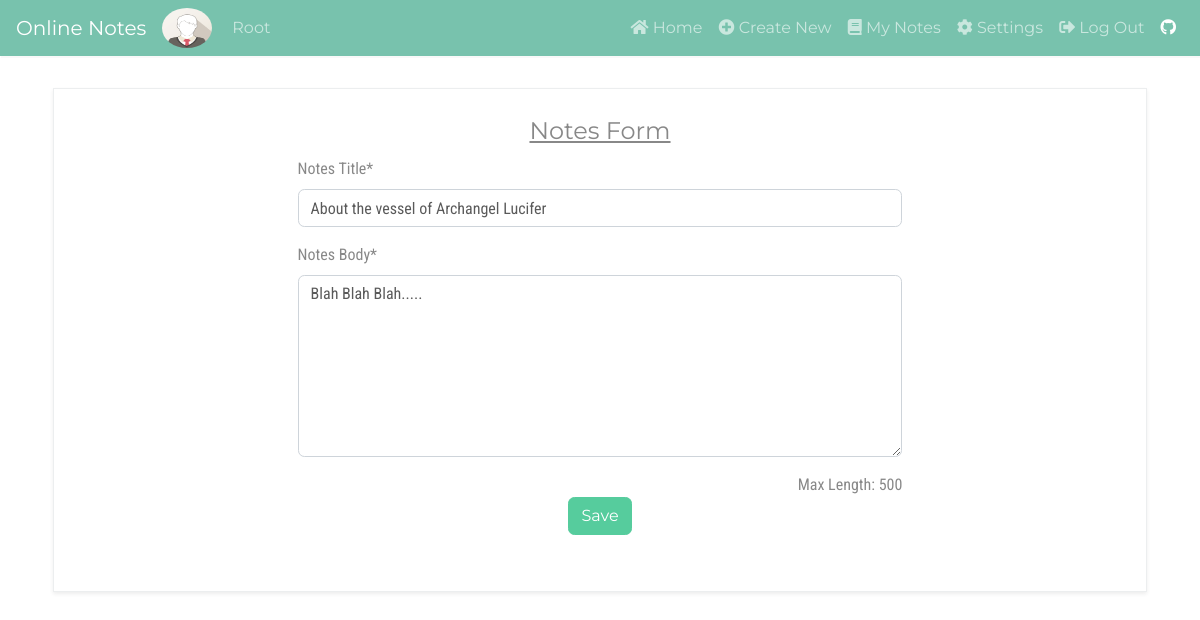
Page /5/update/ (signed in) on the committed database.
### users/models.py (models this page shows, shortened)
class Profile(models.Model):
    user = models.OneToOneField(User, on_delete=models.CASCADE)
    image = models.ImageField(default='default.png', upload_to='profile_pics')

### notes/models.py (models this page shows, shortened)
class Notes(models.Model):
	user = models.ForeignKey(User, on_delete=models.CASCADE)
	title = models.CharField(max_length=150, verbose_name="Notes Title")
	body = models.TextField(max_length=500, verbose_name="Notes Body")
	last_modified = models.DateTimeField(auto_now=True)
	created_on = models.DateTimeField(auto_now_add=True)

### notes/views.py (the view, shortened to what this page needs)
# urls.py: path('<int:pk>/update/', notes_views.NotesUpdateView.as_view(), name="update-notes"),
class NotesUpdateView(LoginRequiredMixin, UpdateView):
	model = Notes
	form_class = NotesUpdateForm

### notes/forms.py
class NotesUpdateForm(forms.ModelForm):
	class Meta:
		model = Notes
		fields = ('title', 'body')
		widgets={
			'body': forms.Textarea(attrs={'cols': 1,'rows': 7}),
		}

### notes/templates/notes/notes_form.html (shortened to what this page needs)
{% extends "users/base.html" %}
{% load crispy_forms_tags %}
{% block content %}
<div class="container mt-4 p-2">
    <form method = "POST" enctype="multipart/form-data" class="p-4 border shadow-sm">
        <fieldset class="form-group">
            <legend class="text-center"><u>Notes Form</u></legend>
            <div class="form-row">
            	<div class="col-md-7 mx-auto">
		            {{form.title | as_crispy_field}}
            	</div>
            </div>
            <div class="form-row">
            	<div class="col-md-7 mx-auto">
		            {{form.body | as_crispy_field}}
		            <div class="clearfix">
		            	<div class="float-right">
		            		Max Length: 500
		            	</div>
		            </div>
            	</div>
            </div><center>
            <div class="form-group">
                <input type="submit" class="btn btn-success" value="Save">
            </div></center>
        </fieldset>
    </form>
</div>
{% endblock %}

### users/templates/users/base.html (shortened to what this page needs)
<!DOCTYPE html>
<html lang="en">
<head>
    <link rel="stylesheet"
    href="https://bootswatch.com/4/minty/bootstrap.min.css">
    <link rel="stylesheet" href="https://use.fontawesome.com/releases/v5.8.1/css/all.css"
>
</head>
<body>
<nav class="navbar navbar-expand-md bg-primary navbar-dark sticky-top"
style="box-shadow: 1px 2px #f9f9f9">
  <a class="navbar-brand" href="{% url 'home' %}">Online Notes</a>
  <div class="collapse navbar-collapse" id="collapsibleNavbar">
    <ul class="navbar-nav mr-auto">
      {% if user.is_authenticated %}
      <img class="rounded-circle img-fluid mr-2" src="{{user.profile.image.url}}"
          alt="{{user.username}} profile image" style="width:50px;height:40px">
      <span class="navbar-text" style="margin-left: 12px; text-transform: capitalize">
        {{user.username}}
      </span>
      {% endif %}
    </ul>
    <ul class="navbar-nav ml-auto">
      {% if user.is_authenticated %}
        <li class="nav-item {{home}}">
          <a class="nav-link" href="{% url 'home' %}">
            <i class="fas fa-home"></i> Home</a>
        </li>
        <li class="nav-item {{createnew}}">
          <a class="nav-link" href="{% url 'create-notes' %}">
            <i class="fas fa-plus-circle"></i> Create New</a>
        </li>
        <li class="nav-item {{mynotes}}">
          <a class="nav-link" href="{% url 'view-all' %}">
            <i class="fas fa-book"></i> My Notes</a>
        </li>
        <li class="nav-item {{settings}}">
          <a class="nav-link" href="{% url 'settings' %}">
            <i class="fas fa-cog"></i> Settings</a>
        </li>
        <li class="nav-item">
          <a class="nav-link" href="{% url 'user-logout' %}">
            <i class="fas fa-sign-out-alt"></i> Log Out</a>
        </li>
      {% endif %}
      <li class="nav-item">
        <a class="nav-link active" href="https://github.com/ankit-brijwasi/online-notes-app" target="_blank"><i class="fab fa-github"></i></a>
      </li>
    </ul>
  </div>
</nav>
<div class="container">
    {% block content %}
    {% endblock %}
</div>
</body>
</html>

### users/templates/users/base.html (style rules this page uses)
body { font-family: 'Roboto Condensed', sans-serif; }

### rows in the picture
Notes: title "About the vessel of Archangel Lucifer", body "Blah Blah Blah....."

### other values in the picture
{{ user.username }} "Root"
